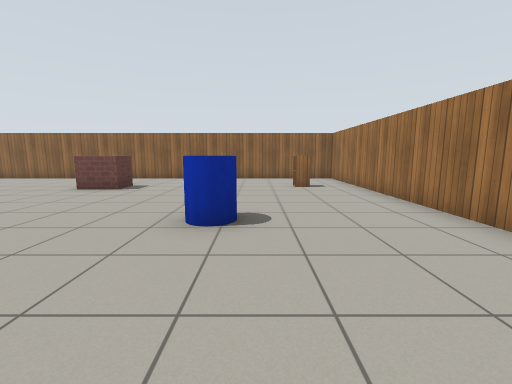
View 1 (above)

14 first-person views from a walk through a robot-simulator world made for Gazebo. The camera is 1 m above the floor, tilts 8° down and sees 90° across. The lines on the ground mark 1 m squares. The floor is counted in squares, 1 m on a side. Each view is taken from the middle of a square. On the plan, view 1 faces up. The plan holds only what a view shows up to about 11 squares ahead; the rest is blank. Gazebo's built-in surfaces are drawn with simple patterns.

View 2
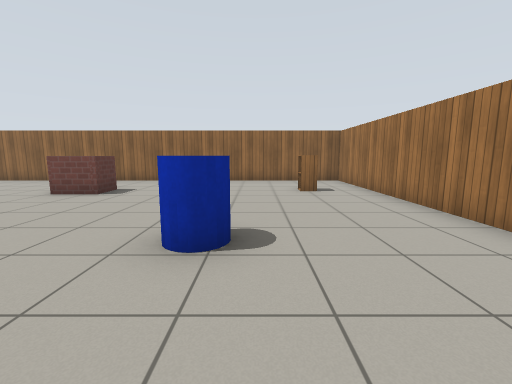

View 3
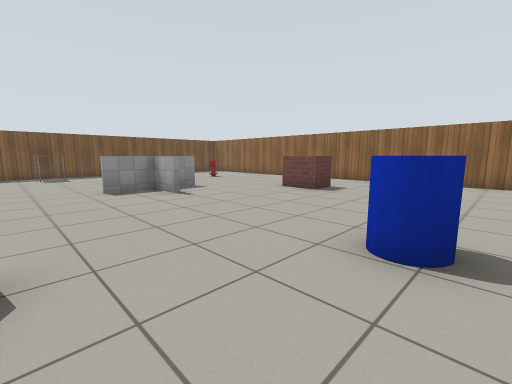

View 4
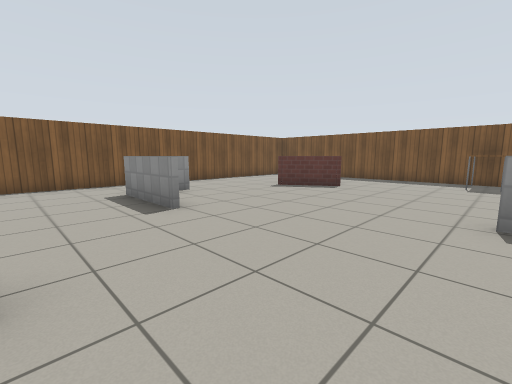

View 5
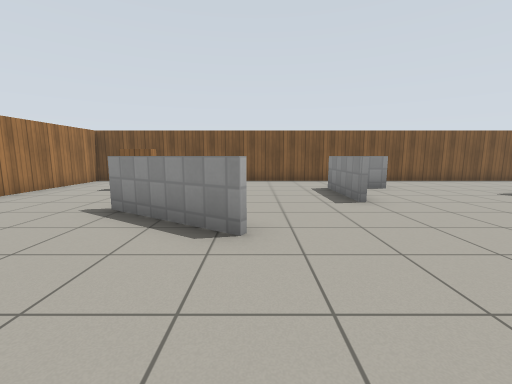

View 6
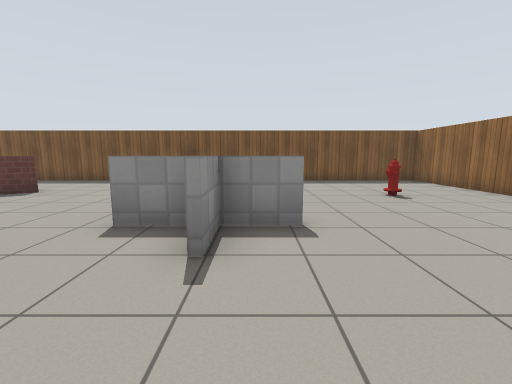

View 7
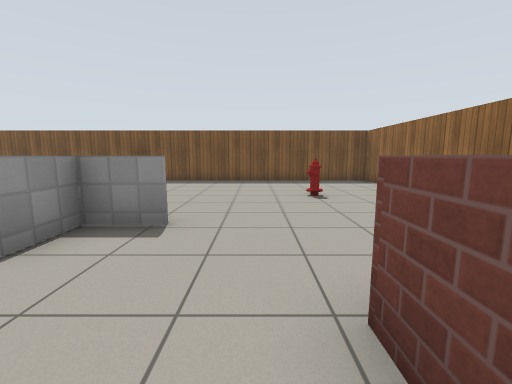

View 8
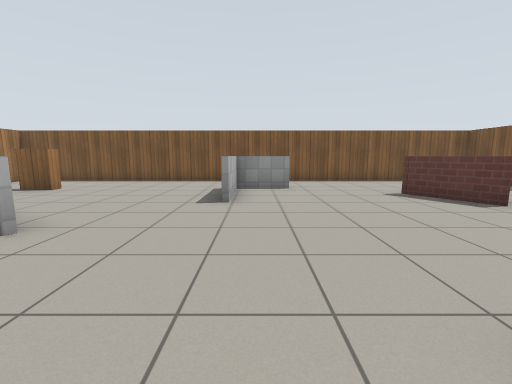

View 9
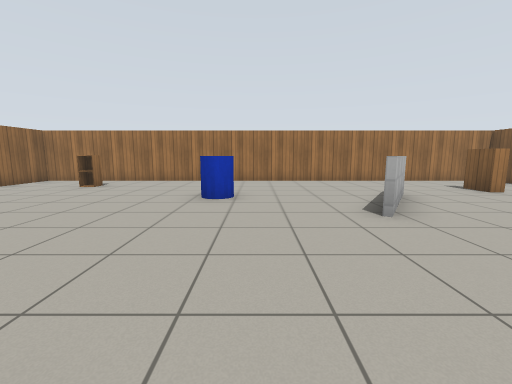

View 10
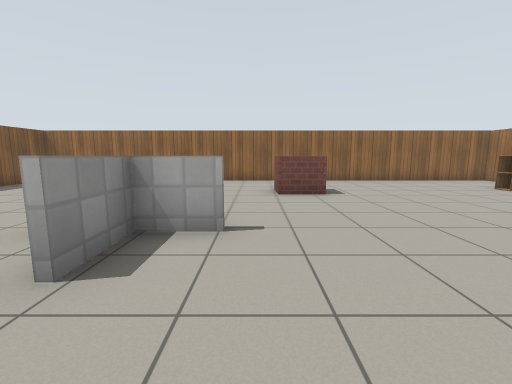

View 11
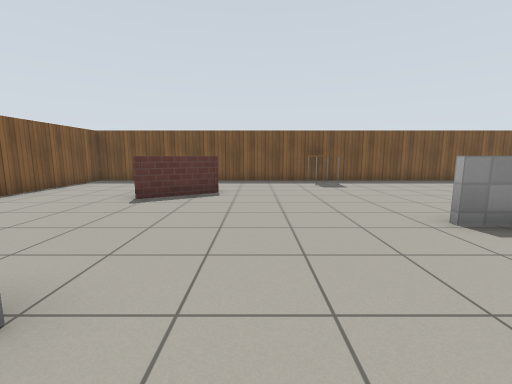

View 12
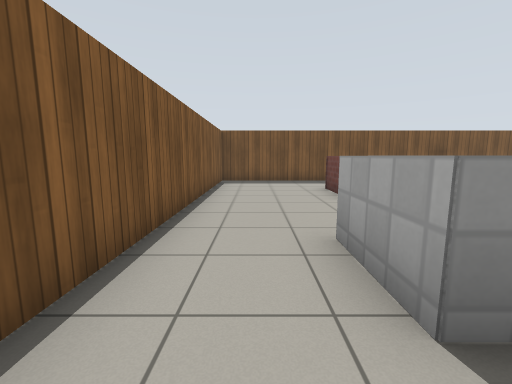

View 13
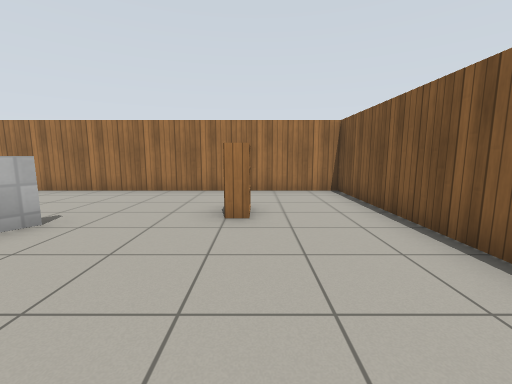

View 14
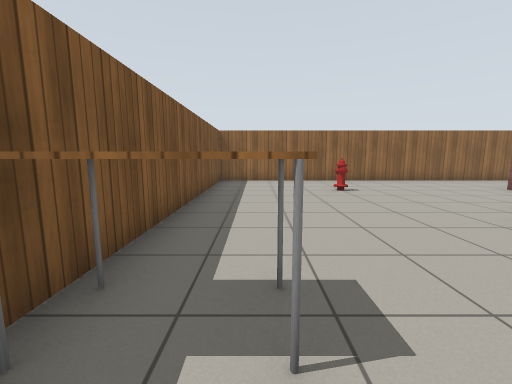

### Floor plan
Points are (right, up) in squares from view 1. A wall is a line through its corners. A room is listed if a view was taken in it or the views show most of it. See-through windows are left out.
Room 1 (views 1, 2, 3, 4, 5, 6, 7, 8, 9, 10, 11, 12, 13, 14)
walls: (-4.2, 7.7) (-5.4, 7.7); (3.4, 11.5) (-14.5, 11.5) (-14.5, -6.4) (3.4, -6.4) (3.4, 11.5)
low walls: (-6.4, 4.3) (-7.6, 4.3); (-2.9, 0.9) (-0.2, -0.8); (-7.6, 4.5) (-6.4, 4.5); (-7.6, 5.7) (-7.6, 2.9); (-5.3, -1.5) (-5.3, -4) (-7.1, -4); (-5.4, 7.7) (-5.4, 8.8); (-4.2, 8.7) (-4.2, 7.7); (-0.3, -0.9) (-3, 0.8); (-7.1, -3.9) (-5.4, -3.9) (-5.4, -1.5); (-11.1, -0.9) (-9.9, -2.8); (-10.6, -2.8) (-11.9, -2.8)
objects: table (-14, 2) to (-13, 3); fire hydrant (-11, 8); blue cylinder (-1, 4); bookshelf (0, -4) to (1, -4); cabinet (1, 8) to (2, 9)

Where each view was taken, in squares from view 1:
view 1: 0 up, 0 right, facing up
view 2: 1 up, 0 right, facing up
view 3: 1 up, 0 right, facing up-left
view 4: 3 up, 3 left, facing down-left
view 5: 4 up, 3 left, facing down
view 6: 5 up, 4 left, facing left
view 7: 7 up, 4 left, facing left
view 8: 4 up, 6 left, facing down
view 9: 3 up, 7 left, facing right
view 10: 1 up, 6 left, facing up
view 11: 0 up, 4 left, facing left
view 12: 5 down, 4 left, facing left
view 13: 4 down, 4 left, facing right
view 14: 1 up, 13 left, facing up
